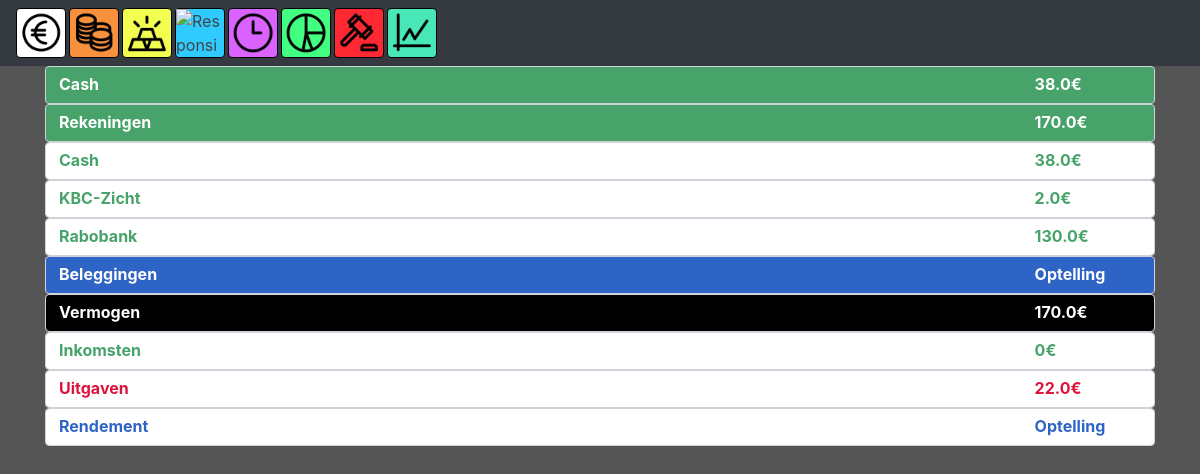
Screenshot of /balans (signed in) with the database file from the repository.
### tables this page shows
CREATE TABLE "rekeningen" (
	`userid`	INTEGER NOT NULL,
	`balans`	REAL NOT NULL,
	`rekeningnaam`	TEXT
);

### app.py (the view)
@app.route("/balans")
@login_required
def balans():
    db = db_connect('pythonsqlite.db')
    rowsb = db.execute("SELECT * FROM rekeningen WHERE userid = ? ",
                          (session["user_id"],))
    rowb = rowsb.fetchall()
    balans = 0
    for row in rowb:
        if not row[2] == "smekkels":
            balans += row[1]
    rekeningtotaal = 0
    for row in rowb:
        if not row[2] == "smekkels" and not row[2] == "cash":
            rekeningtotaal += row[1]
    db = db_connect('pythonsqlite.db')
    selecteer = db.execute("SELECT * FROM Transacties WHERE userid=? and Soort=?",
                            (session["user_id"], "Inkomst"))
    inkomsten = selecteer.fetchall()
    alltimeinkomsten = 0
    for inkomst in inkomsten:
        alltimeinkomsten += inkomst[2]
    selecteer2 = db.execute("SELECT * FROM Transacties WHERE userid=? and Soort=?",
                            (session["user_id"], "Uitgave"))
    uitgaven = selecteer2.fetchall()
    alltimeuitgaven = 0
    for uitgave in uitgaven:
        alltimeuitgaven += uitgave[2]
    return render_template("balans.html", rekeningen=rowb, totaal=balans, rekeningtotaal=rekeningtotaal, inkomsten=alltimeinkomsten, uitgaven=alltimeuitgaven)

### helpers.py (called while the page is built)
def db_connect(string):
    conn = sqlite3.connect(string)
    return conn.cursor()

def login_required(f):
    @wraps(f)
    def decorated_function(*args, **kwargs):
        if session.get("user_id") is None:
            return redirect("/login")
        return f(*args, **kwargs)
    return decorated_function

### templates/balans.html
{%extends "layoutHome.html"%}
{%block homeBody%}
<div class="container">
    {% for row in rekeningen %}
    {% if row[2] == "Cash" %}
    <div class="form-control cash">
        <table class="full">
                <tr>
                    <td class="tillend balans">{{row[2]}}</td>
                    <td class="balans">{{row[1]}}€</td>
                </tr>
            </table>
        </div>
    {% endif %}
    {% endfor %}
    <div class="form-control rekeningen">
            <table class="full">
                    <tr>
                        <td class="tillend balans">Rekeningen</td>
                        <td class="balans">{{rekeningtotaal}}€</td>
                    </tr>
                </table>
            </div>
    {% for row in rekeningen %}
    {% if row[2] != "smekkels" and row[2] != "cash" %}
    <div class="form-control rekeningenbalans">
        <table class="full">
            <tr>
                <td class="tillend rekeningenbalans">{{row[2]}}</td>
                <td class="rekeningenbalans">{{row[1]}}€</td>
            </tr>
        </table>
    </div>
    {% endif %}
    {% endfor %}
    <div class="form-control beleggingen">
        <table class="full">
                <tr>
                    <td class="tillend balans">Beleggingen</td>
                    <td class="balans">Optelling</td>
                </tr>
            </table>
        </div>
    <div class="form-control totaalbalans">
        <table class="full">
            <tr>
                <td class="tillend balans">Vermogen</td>
                <td class="balans">{{totaal}}€</td>
            </tr>
        </table>
    </div>
    <div class="form-control">
        <table class="full">
            <tr>
                <td class="tillend rekeningenbalans">Inkomsten</td>
                <td class="rekeningenbalans">{{inkomsten}}€</td>
            </tr>
        </table>
    </div>
    <div class="form-control">
        <table class="full">
            <tr>
                <td class="tillend schuldenbalans">Uitgaven</td>
                <td class="schuldenbalans">{{uitgaven}}€</td>
            </tr>
        </table>
    </div>
    <div class="form-control">
        <table class="full">
            <tr>
                <td class="tillend beleggingenbalans">Rendement</td>
                <td class="beleggingenbalans">Optelling</td>
            </tr>
        </table>
    </div>
</div>
{%endblock%}

### static/styles.css (style rules this page uses)
body { background: #555555 !important; }
.full { width: 100%; }
.tillend { width: 90% }
.cash { background-color: rgb(71, 163, 106) !important; text-transform: capitalize; }
.rekeningenbalans { color: rgb(71, 163, 106); text-transform: capitalize; font-weight: bold; }
.beleggingenbalans { color: rgb(47, 100, 199); font-weight: bold; }
.schuldenbalans { color: crimson; font-weight: bold; }
.totaalbalans { background-color: rgb(0, 0, 0); }
.balans { color: #ffffff !important; font-weight: bold; }
.beleggingen { background-color: rgb(47, 100, 199); }
.rekeningen { background-color: rgb(71, 163, 106); }

### rows the page displays
rekeningen: rekeningnaam "Cash", balans "38.0"
rekeningen: rekeningnaam "KBC-Zicht", balans "2.0"
rekeningen: rekeningnaam "Rabobank", balans "130.0"

### other values shown
{{ rekeningtotaal }} "170.0"
{{ totaal }} "170.0"
{{ inkomsten }} "0"
{{ uitgaven }} "22.0"
